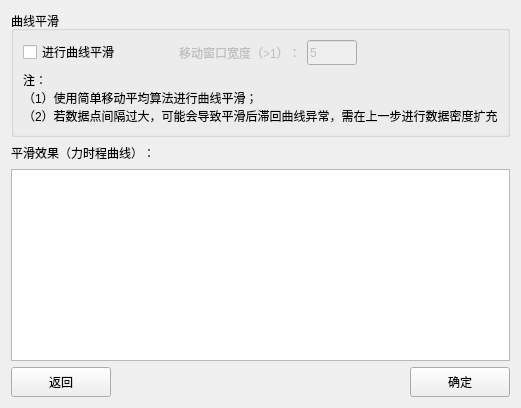
      <widget class="QWidget" name="tab5">
       <attribute name="title">
        <string>曲线平滑</string>
       </attribute>
       <layout class="QVBoxLayout" name="verticalLayout_15" stretch="0,1,0">
        <item>
         <widget class="QGroupBox" name="groupBox_7">
          <property name="title">
           <string>曲线平滑</string>
          </property>
          <layout class="QVBoxLayout" name="verticalLayout_14">
           <item>
            <layout class="QHBoxLayout" name="horizontalLayout_13" stretch="0,3,0,0,8">
             <item>
              <widget class="QCheckBox" name="checkBox_2">
               <property name="text">
                <string>进行曲线平滑</string>
               </property>
              </widget>
             </item>
             <item>
              <spacer name="horizontalSpacer_12">
               <property name="orientation">
                <enum>Qt::Horizontal</enum>
               </property>
               <property name="sizeHint" stdset="0">
                <size>
                 <width>40</width>
                 <height>20</height>
                </size>
               </property>
              </spacer>
             </item>
             <item>
              <widget class="QLabel" name="label_30">
               <property name="enabled">
                <bool>false</bool>
               </property>
               <property name="text">
                <string>移动窗口宽度（&gt;1）：</string>
               </property>
              </widget>
             </item>
             <item>
              <widget class="QLineEdit" name="lineEdit_13">
               <property name="enabled">
                <bool>false</bool>
               </property>
               <property name="minimumSize">
                <size>
                 <width>0</width>
                 <height>25</height>
                </size>
               </property>
               <property name="maximumSize">
                <size>
                 <width>50</width>
                 <height>16777215</height>
                </size>
               </property>
               <property name="text">
                <string>5</string>
               </property>
              </widget>
             </item>
             <item>
              <spacer name="horizontalSpacer_16">
               <property name="orientation">
                <enum>Qt::Horizontal</enum>
               </property>
               <property name="sizeHint" stdset="0">
                <size>
                 <width>40</width>
                 <height>20</height>
                </size>
               </property>
              </spacer>
             </item>
            </layout>
           </item>
           <item>
            <widget class="QLabel" name="label_31">
             <property name="text">
              <string>注：
（1）使用简单移动平均算法进行曲线平滑；
（2）若数据点间隔过大，可能会导致平滑后滞回曲线异常，需在上一步进行数据密度扩充</string>
             </property>
            </widget>
           </item>
          </layout>
         </widget>
        </item>
        <item>
         <layout class="QVBoxLayout" name="verticalLayout_12">
          <item>
           <layout class="QHBoxLayout" name="horizontalLayout_24" stretch="0,3">
            <item>
             <widget class="QLabel" name="label_32">
              <property name="minimumSize">
               <size>
                <width>0</width>
                <height>20</height>
               </size>
              </property>
              <property name="maximumSize">
               <size>
                <width>16777215</width>
                <height>20</height>
               </size>
              </property>
              <property name="text">
               <string>平滑效果（力时程曲线）：</string>
              </property>
             </widget>
            </item>
            <item>
             <spacer name="horizontalSpacer_28">
              <property name="orientation">
               <enum>Qt::Horizontal</enum>
              </property>
              <property name="sizeHint" stdset="0">
               <size>
                <width>40</width>
                <height>20</height>
               </size>
              </property>
             </spacer>
            </item>
           </layout>
          </item>
          <item>
           <widget class="QGraphicsView" name="graphicsView_6"/>
          </item>
         </layout>
        </item>
        <item>
         <layout class="QHBoxLayout" name="horizontalLayout_10">
          <item>
           <widget class="QPushButton" name="pushButton_13">
            <property name="minimumSize">
             <size>
              <width>100</width>
              <height>30</height>
             </size>
            </property>
            <property name="maximumSize">
             <size>
              <width>100</width>
              <height>30</height>
             </size>
            </property>
            <property name="text">
             <string>返回</string>
            </property>
           </widget>
          </item>
          <item>
           <spacer name="horizontalSpacer_15">
            <property name="orientation">
             <enum>Qt::Horizontal</enum>
            </property>
            <property name="sizeHint" stdset="0">
             <size>
              <width>40</width>
              <height>20</height>
             </size>
            </property>
           </spacer>
          </item>
          <item>
           <widget class="QPushButton" name="pushButton_14">
            <property name="minimumSize">
             <size>
              <width>100</width>
              <height>30</height>
             </size>
            </property>
            <property name="maximumSize">
             <size>
              <width>100</width>
              <height>30</height>
             </size>
            </property>
            <property name="text">
             <string>确定</string>
            </property>
           </widget>
          </item>
         </layout>
        </item>
       </layout>
      </widget>
